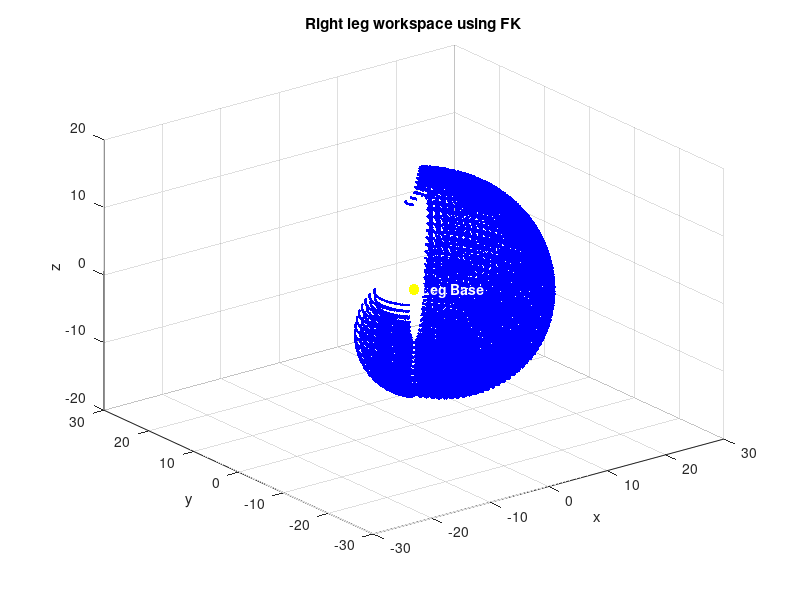
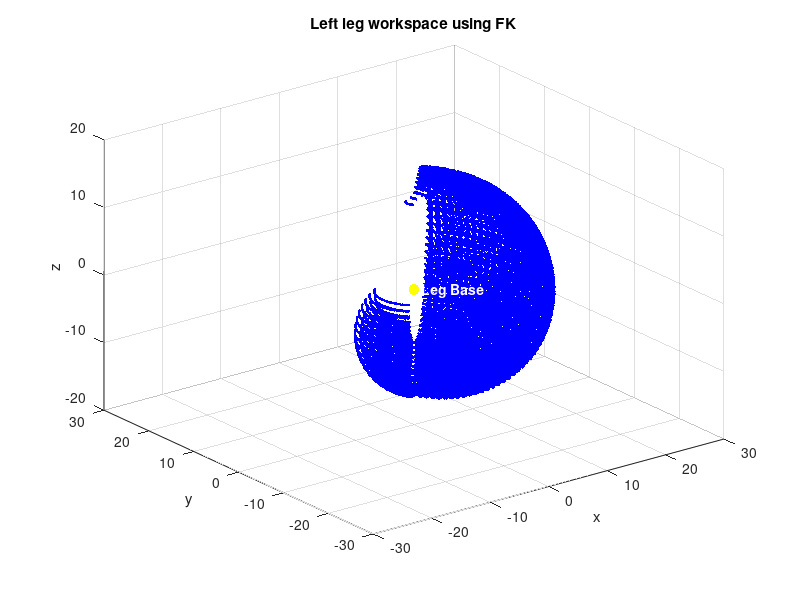
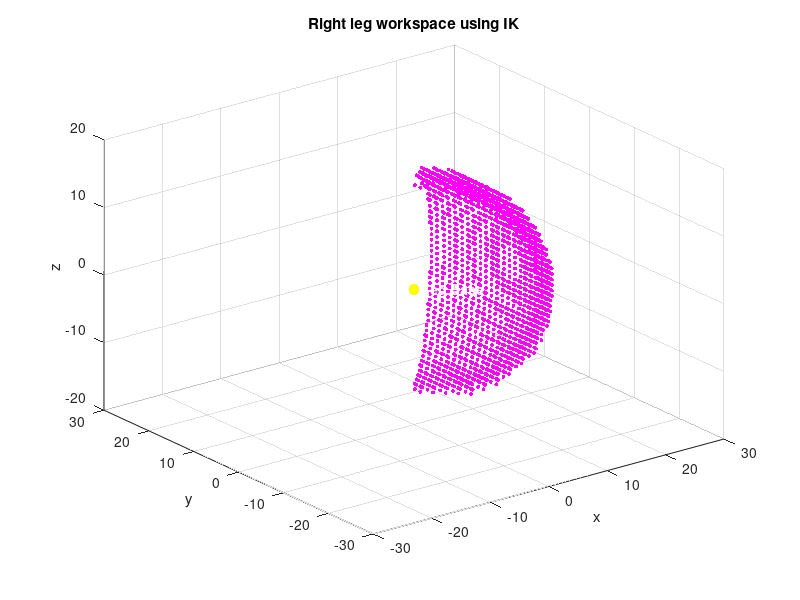
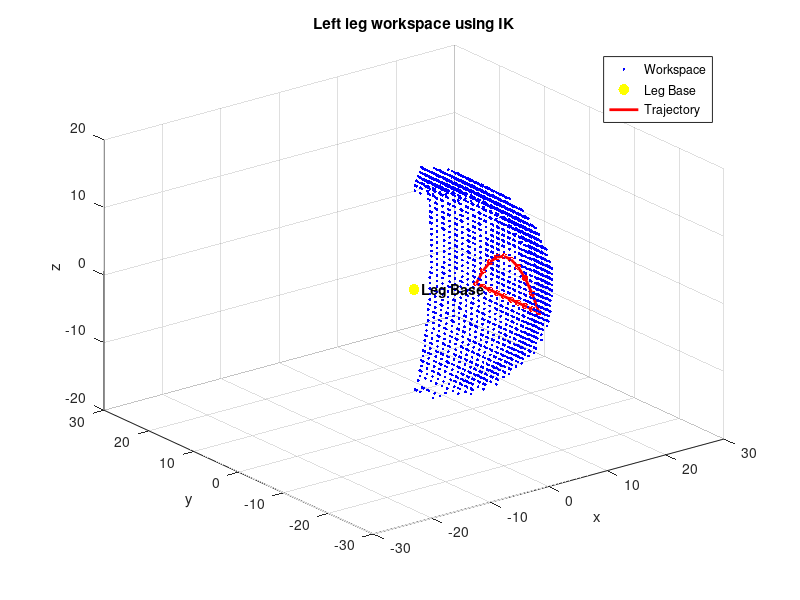

The MATLAB source for these figures, in order:
%% Workspace Calculation of Right Leg Using FK:

clc; close all; clear;

% measured lengths
l1 = 3.1;    % hip length
l2 = 4.5;   % knee length
l3 = 3.0;   % bend length
l4 = 9;    % ankle length

% angle ranges
theta1_min = -45;  theta1_max = 45;
theta2_min = -90;  theta2_max = 90;
theta4_min = -90;  theta4_max = 90;

theta3 = pi/4; % constant angle 

valid_pts = [];  % will store valid [x,y,z]

% theta values
th1 = linspace(theta1_min, theta1_max, 30);
th2 = linspace(theta2_min, theta2_max, 30);
th4 = linspace(theta4_min, theta4_max, 30);

for th1i = 1:length(th1)
    for th2i = 1:length(th2)
        for th4i = 1:length(th4)
            theta1 = deg2rad(th1(th1i));
            theta2 = deg2rad(th2(th2i));
            theta4 = deg2rad(th4(th4i));
            
            x = cos(theta1)*(l1 + l4*cos(theta3 - theta2 + theta4) + l2*cos(theta2) + l3*cos(theta2 - theta3));
            y = sin(theta1)*(l1 + l4*cos(theta3 - theta2 + theta4) + l2*cos(theta2) + l3*cos(theta2 - theta3));
            z = l2*sin(theta2) - l4*sin(theta3 - theta2 + theta4) + l3*sin(theta2 - theta3);

            valid_pts(end+1, :) = [x, y, z];                 
        end
    end
end

sz = size(valid_pts)

figure;
scatter3(valid_pts(:,1), valid_pts(:,2), valid_pts(:,3), 4, 'b', 'filled');
hold on;
scatter3(0, 0, 0, 60, 'y', 'filled'); % black dot at leg origin
text(0, 0, 0, '  Leg Base', 'FontWeight','bold', 'Color','w');
xlabel('x'); ylabel('y'); zlabel('z');
title('Right leg workspace using FK');
xlim([-30 30]);
ylim([-30 30]);
grid on;

%% Workspace Calculation of Left Leg Using FK:

clc; close all; clear;

% measured lengths
l1 = 3.1;    % hip length
l2 = 4.5;   % knee length
l3 = 3.0;   % bend length
l4 = 9;    % ankle length

% angle ranges
theta1_min = -45;  theta1_max = 45;
theta2_min = -90;  theta2_max = 90;
theta4_min = -90;  theta4_max = 90;

theta3 = -pi/4; % constant angle

valid_pts = [];  % will store valid [x,y,z]

th1 = linspace(theta1_min, theta1_max, 30);
th2 = linspace(theta2_min, theta2_max, 30);
th4 = linspace(theta4_min, theta4_max, 30);

for th1i = 1:length(th1)
    for th2i = 1:length(th2)
        for th4i = 1:length(th4)
            theta1 = deg2rad(th1(th1i));
            theta2 = deg2rad(th2(th2i));
            theta4 = deg2rad(th4(th4i));
            
            x = cos(theta1)*(l1 + l4*cos(theta3 - theta2 + theta4) + l2*cos(theta2) + l3*cos(theta2 - theta3));
            y = sin(theta1)*(l1 + l4*cos(theta3 - theta2 + theta4) + l2*cos(theta2) + l3*cos(theta2 - theta3));
            z = -(l2*sin(theta2) - l4*sin(theta3 - theta2 + theta4) + l3*sin(theta2 - theta3));
            valid_pts(end+1, :) = [x, y, z];                 
        end
    end
end

sz = size(valid_pts)

figure;
scatter3(valid_pts(:,1), valid_pts(:,2), valid_pts(:,3), 4, 'b', 'filled');
hold on;
scatter3(0, 0, 0, 60, 'y', 'filled'); % black dot at leg origin
text(0, 0, 0, '  Leg Base', 'FontWeight','bold', 'Color','w');
xlabel('x'); ylabel('y'); zlabel('z');
title('Left leg workspace using FK');
xlim([-30 30]);
ylim([-30 30]);
grid on;

%% Workspace Calculation of Right Leg Using IK:
% asin sols are chosen, but we also have 4 possibilities of acos sols

clc; close all; clear;

% measured lengths
l1 = 3.1;    % hip length
l2 = 4.5;   % knee length
l3 = 3.0;   % bend length
l4 = 9;    % ankle length

% angle ranges
theta1_min = -45;  theta1_max = 45;
theta2_min = -90;  theta2_max = 90;
theta4_min = -90;  theta4_max = 90;

theta3 = -pi/4; % constant angle

% Define sampling region in foot endpoint space (cm)
x_low = -30;
x_high = 30;
x_range = linspace(x_low, x_high, 50); 
y_low = -30;
y_high = 30;
y_range = linspace(y_low, y_high, 50);
z_low = -20;
z_high = 20;
z_range = linspace(z_low, z_high, 50);

valid_pts = [];  % will store valid [x,y,z]

for xi = 1:length(x_range)
    for yi = 1:length(y_range)
        for zi = 1:length(z_range)
            x = x_range(xi);
            y = y_range(yi);
            z = z_range(zi);
            
            theta1 = atan2(y, x);   % hip joint angle
            d1 = rad2deg(theta1);
            
            if isreal(theta1) && d1 >= theta1_min && d1 <= theta1_max
                C = (x*cos(theta1) - l1 + y*sin(theta1))^2 + z^2;
                D = (C-l2^2-l3^2-l4^2-2*l2*l3*cos(theta3))/(2*l4);
                A = l2*cos(theta3) + l3;
                B = l2*sin(theta3);
                phi = atan2(A, B);   
                a = A/sin(phi);
                theta4 = phi - asin(D/a);
                d4 = rad2deg(theta4);
                
                if  isreal(theta4) && d4 >= theta4_min && d4 <= theta4_max

                    alp = l2 + l4*cos(theta3+theta4) + l3*cos(theta3);
                    beta = l4*sin(theta3+theta4) + l3*sin(theta3);
                    phi2 = atan2(beta, alp);    % sin sol
                    a2 = beta/sin(phi2); 
                    theta2 = phi2 + asin(z/a2);                
                    d2 = rad2deg(theta2);
                    
                    if isreal(theta2) && d2 >= theta2_min && d2 <= theta2_max
                        valid_pts(end+1, :) = [x, y, z];
                    end
                end
            end
        end
    end
end

sz = size(valid_pts)
% cospt = valid_pts;

figure;
scatter3(valid_pts(:,1), valid_pts(:,2), valid_pts(:,3), 8, 'm', 'filled');
hold on;
scatter3(0, 0, 0, 60, 'y', 'filled'); % black dot at leg origin
text(0, 0, 0, '  Leg Base', 'FontWeight','bold', 'Color','w');
xlabel('x'); ylabel('y'); zlabel('z');
title('Right leg workspace using IK');
xlim([-30 30]);
ylim([-30 30]);
grid on;

%% Workspace Calculation of Left Leg Using IK:
% asin sols are chosen, but we also have 4 possibilities of acos sols

clc; close all; clear;

% measured lengths
l1 = 3.1;    % hip length
l2 = 4.5;   % knee length
l3 = 3.0;   % bend length
l4 = 9;    % ankle length

% angle ranges
theta1_min = -45;  theta1_max = 45;
theta2_min = -90;  theta2_max = 90;
theta4_min = -90;  theta4_max = 90;

theta3 = -pi/4; % constant angle

% Define sampling region in foot endpoint space (cm)
% lower fidelity
x_low = -30;
x_high = 30;
x_range = linspace(x_low, x_high, 50);
y_low = -30;
y_high = 30;
y_range = linspace(y_low, y_high, 50);
z_low = -20;
z_high = 20;
z_range = linspace(z_low, z_high, 50);

valid_pts = [];  % will store valid [x,y,z]

for xi = 1:length(x_range)
    for yi = 1:length(y_range)
        for zi = 1:length(z_range)
            x = x_range(xi);
            y = y_range(yi);
            z = z_range(zi);
            
            theta1 = atan2(y, x);   % hip joint angle
            d1 = rad2deg(theta1);
            
            if isreal(theta1) && d1 >= theta1_min && d1 <= theta1_max
                C = (x*cos(theta1) - l1 + y*sin(theta1))^2 + z^2;
                D = (C-l2^2-l3^2-l4^2-2*l2*l3*cos(theta3))/(2*l4);
                A = l2*cos(theta3) + l3;
                B = l2*sin(theta3);
                phi = atan2(A, B);    % sin sol
                a = A/sin(phi);
                theta4 = phi - asin(D/a);
                % phi = atan2(B, A);    % cos sol
                % a = B/sin(phi);
                % theta4 = -acos(D/a) - phi;
                
                % paper eq
                % theta3 = asin( ( (cos(theta1)*x + sin(theta1)*y - l1)^2 + z^2 - l2^2 - l3^2 ) / (2*l2*l3) ) - pi/2;

                d4 = rad2deg(theta4);
                
                if  isreal(theta4) && d4 >= theta4_min && d4 <= theta4_max

                    alp = l2 + l4*cos(theta3+theta4) + l3*cos(theta3);
                    beta = l4*sin(theta3+theta4) + l3*sin(theta3);
                    phi2 = atan2(beta, alp);    % sin sol
                    a2 = beta/sin(phi2); 
                    theta2 = phi2 + asin(-z/a2);
                    % phi2 = atan2(alp, beta);    % cos sol
                    % a2 = alp/sin(phi2);
                    % theta2 = acos(z/a2) - phi2;
                 
                    % paper eq
                    % theta2 = atan2(l3*sin(theta3), l3*cos(theta3) + l2) + acos( z / sqrt( (l3*sin(theta3))^2 + (l3*cos(theta3) + l2)^2 ) );

                    d2 = rad2deg(theta2);
                    
                    if isreal(theta2) && d2 >= theta2_min && d2 <= theta2_max
                        valid_pts(end+1, :) = [x, y, z];
                    end
                end
            end
        end
    end
end

sz = size(valid_pts)
% cospt = valid_pts;

figure;
scatter3(valid_pts(:,1), valid_pts(:,2), valid_pts(:,3), 4, 'b', 'filled');
hold on;
scatter3(0, 0, 0, 60, 'y', 'filled'); % black dot at leg origin
text(0, 0, 0, '  Leg Base', 'FontWeight','bold', 'Color','k');
xlabel('x'); ylabel('y'); zlabel('z');
title('Left leg workspace using IK');
xlim([-30 30]);
ylim([-30 30]);
grid on;

%% If legacy, then delete

% % === Check whether each Bezier point exists in valid_pts ===
% num_cospt = size(cospt, 1);
% 
% for i = 1:num_cospt
%     pt = cospt(i, :);   % 1x3 point
% 
%     % check if this 1x3 row exists in valid_pts
%     isPresent = ismember(valid_pts, pt, 'rows');
% 
%     if ~any(isPresent)
%         fprintf("xyz(%d,:) = [%.3f  %.3f  %.3f] is NOT in valid_pts\n", ...
%             i, pt(1), pt(2), pt(3));
%     else
%         continue
%     end
% end

%% Bezier curve generation

X = 16; % Lateral distance from the hip
S = -5; % Verical distance of the stance line 
A = 6; % Vertical lift from the stance line
T = 14; % Length of the stance line

% Bezier control points
P1 = [-T/2, S];
P2 = [0, S + 2*A];
P3 = [T/2, S];

NUM_DATA_POINTS = 20;
half = NUM_DATA_POINTS / 2;

t = linspace(0, 1, half);
xyz = zeros(NUM_DATA_POINTS, 3);

% Swing phase (curved)
for i = 1:half
    xyz(i, 1) = X;
    xyz(i, 2) = (1 - t(i))^2 * P1(1) + 2*(1 - t(i))*t(i)*P2(1) + t(i)^2 * P3(1);
    xyz(i, 3) = (1 - t(i))^2 * P1(2) + 2*(1 - t(i))*t(i)*P2(2) + t(i)^2 * P3(2);
end

% Stance phase (straight line)
y_stance = linspace(T/2, -T/2, half);
for i = 1:half
    xyz(half + i, 1) = X;
    xyz(half + i, 2) = y_stance(i);
    xyz(half + i, 3) = S;
end

% Display trajectory on workspace
hold on;
plot3(xyz(:,1), xyz(:,2), xyz(:,3), 'r-', 'LineWidth', 2);
scatter3(xyz(:,1), xyz(:,2), xyz(:,3), 20, 'r', 'filled');
legend('Workspace', 'Leg Base', 'Trajectory', 'Location', 'best');

%% Transform workspace and trajectory (FRONT RIGHT LEG)

% Rotation matrix
theta = deg2rad(45);  % rotation angle
Rz = [cos(theta) -sin(theta) 0;
      sin(theta)  cos(theta) 0;
      0           0          1];
offsets = [5; 10; 0];       % distance of front right leg from robot base

T_leg_to_base = [Rz, offsets; 0 0 0 1];  % Homogeneous transformation

% Transform workspace
valid_pts_h = [valid_pts, ones(size(valid_pts,1),1)]';  % make homogeneous
valid_pts_global = (T_leg_to_base * valid_pts_h)';       % transform
valid_pts_global = valid_pts_global(:,1:3);              % drop homogeneous coord

% Transform trajectory
theta_t = -1*theta; % to make the trajectory parallel with the robot
Rz_t = [cos(theta_t) -sin(theta_t) 0;
        sin(theta_t)  cos(theta_t) 0;
        0           0          1];
t_t = [0; 0; 0];       % no translation post rotation

T_t = [Rz_t, t_t; 0 0 0 1];  % Homogeneous transformation

offsets_t = repmat([-2 5 0], NUM_DATA_POINTS, 1);
xyz_h = [xyz + offsets_t, ones(size(xyz,1),1)]';
xyz_global = (T_t * T_leg_to_base * xyz_h)';
xyz_global = xyz_global(:,1:3);
xyz_global(:,1) = xyz_global(:,1);
xyz_global(:,2) = xyz_global(:,2);

% Visualize
figure;
scatter3(valid_pts_global(:,1), valid_pts_global(:,2), valid_pts_global(:,3), 25, 'b', 'filled');
hold on;
scatter3(5, 10, 0, 60, 'y', 'filled');
text(5, 10, 0, '  Leg Base', 'FontWeight','bold', 'Color','k');
hold on;
scatter3(0, 0, 0, 60, 'g', 'filled');
text(0, 0, 0, '  Robot Base', 'FontWeight','bold', 'Color','k');
hold on;
plot3(xyz_global(:,1), xyz_global(:,2), xyz_global(:,3), 'r-', 'LineWidth', 2);
scatter3(xyz_global(:,1), xyz_global(:,2), xyz_global(:,3), 20, 'r', 'filled');

xlabel('X (base frame)'); ylabel('Y (base frame)'); zlabel('Z (base frame)');
title('Workspace and Trajectory in Robot Base Frame');

% isometric view
% xlim([-30 30]);
% ylim([-30 30]);
% zlim([-12 12]);

xlim([-10 45]);
ylim([-10 45]);
zlim([-15 15]);
grid on;
view(45,25);

%% LEGACY
% % Using the same T_total as above:
% T_total = T_leg_to_base;
% R = T_total(1:3,1:3);         % 3x3 rotation
% t = T_total(1:3,4)';         % 1x3 translation row
% 
% % vectorized: p_leg = R' * (p_global - t) for all rows
% xyz_leg = (R' * (xyz_global' - t'))';   % Nx3
% 
% % Overlay trajectory on workspace
% hold on;
% plot3(xyz_leg(:,1), xyz_leg(:,2), xyz_leg(:,3), 'r-', 'LineWidth', 2);
% scatter3(xyz_leg(:,1), xyz_leg(:,2), xyz_leg(:,3), 20, 'r', 'filled');
% legend('Workspace', 'Leg Base', 'Trajectory', 'Location', 'best');
% 
% xyz_le = xyz;
% 
% for row = 1:size(xyz, 1)
%     xyz_le(row, 1) = 5*cos(120) - 5*cos(60) - 10*sin(60) + 10*sin(120) + xyz(row, 1)*cos(60) + y_offset*sin(60) + xyz(row, 2)*sin(60);
%     xyz_le(row, 2) = 10*cos(120) - 10*cos(60) + 5*sin(60) - 5*sin(120) + x_offset*cos(60) + xyz(row, 2)*cos(60) - xyz(row, 1)*sin(60);
%     xyz_le(row, 3) = xyz(row, 3);
% end
% 
% % Overlay trajectory on workspace
% hold on;
% plot3(xyz_le(:,1), xyz_le(:,2), xyz_le(:,3), 'g-', 'LineWidth', 2);
% scatter3(xyz_le(:,1), xyz_le(:,2), xyz_le(:,3), 20, 'r', 'filled');
% legend('Workspace', 'Leg Base', 'Trajectory', 'Location', 'best');
